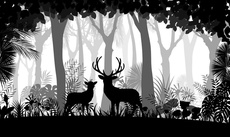
#> input picture Lab2/Sean/input.jpg, 230 x 137 px, shrunk from 897 x 534 before the run
$ python main_brute.py
#> lines starting #> are read from the running program, lines starting #| are printed output that depends on the picture; after the words box and inside, x2 and y2 are one past the last pixel; in counts of white or black regions, pixels touching at a corner belong together
import random
import cv2
import numpy as np
import matplotlib.pyplot as plt


# [55 lines left out: functions part1a, part1b, not called in this run]

def part2():
    img = cv2.imread('input.jpg', cv2.IMREAD_GRAYSCALE)
#> img is the input picture: shape (137, 230); min 0, max 255, mean 109.6
    h, w = img.shape[:2]
#> h = 137; w = 230

    # Calculate histogram
    hist = np.zeros(256)
    for i in range(h):
        for j in range(w):
            hist[img[i, j]] += 1
    # plt.plot(hist)
    # plt.show()

    # Find the threshold
    best_sigma = 0
    best_thr = 0
    for thr in range(1, 255):
        n1 = np.sum(hist[:thr]); n2 = np.sum(hist[thr:])
        mu1 = np.sum([i * hist[i] for i in range(thr)]) / n1
        mu2 = np.sum([i * hist[i] for i in range(thr, 256)]) / n2

        sigma_between = n1 * n2 * (mu1 - mu2) ** 2
        if sigma_between > best_sigma:
            best_sigma = sigma_between
            best_thr = thr
#> after the loop, best_sigma = 8.12e+12; best_thr = 119

    print('Best threshold:', best_thr)
#| Best threshold: 119
    # Binarize the image
    for i in range(h):
        for j in range(w):
            img[i, j] = 255 if img[i, j] >= best_thr else 0
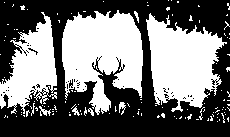
#> img: shape (137, 230); 45.1% white; 124 white regions (115 under 20 px), largest, box (x1, y1, x2, y2) and area: (62, 10, 143, 115) 5639, (146, 13, 227, 112) 4831, (0, 12, 57, 114) 3121

    img = img.astype(np.uint8)
    cv2.imwrite('part2.jpg', img)
    return img

def part3():
    img = part2()
    h, w = img.shape[:2]
#> h = 137; w = 230
    labeled_img = np.zeros((h, w), dtype=np.int32)
    label_cnt = 1
    equivalence = []
    label_DSU = []

    # [20 lines of commented-out code are left out]


    for i in range(h):
        for j in range(w):
            if img[i, j] == 255:
                # Edge case
                if i == 0 and j == 0:
                    labeled_img[i, j] = label_cnt
                    label_cnt += 1
                elif i == 0:
                    if labeled_img[i, j-1] == 0:
                        labeled_img[i, j] = label_cnt
                        label_cnt += 1
                    else:
                        labeled_img[i, j] = labeled_img[i, j-1]
                elif j == 0:
                    if labeled_img[i-1, j] == 0:
                        labeled_img[i, j] = label_cnt
                        label_cnt += 1
                    else:
                        labeled_img[i, j] = labeled_img[i-1, j]

                else:
                    if labeled_img[i-1, j] == 0 and labeled_img[i, j-1] == 0:
                        # label_DSU.append(label_cnt)
                        labeled_img[i, j] = label_cnt
                        label_cnt += 1
                    elif labeled_img[i-1, j] == 0:
                        labeled_img[i, j] = labeled_img[i, j-1]
                    elif labeled_img[i, j-1] == 0:
                        labeled_img[i, j] = labeled_img[i-1, j]
                    # Label of left and top are not the same
                    elif labeled_img[i-1, j] != labeled_img[i, j-1]:
                        # union(labeled_img[i-1, j], labeled_img[i, j-1])
                        m = min(labeled_img[i-1, j], labeled_img[i, j-1])
                        M = max(labeled_img[i-1, j], labeled_img[i, j-1])
                        equivalence.append([m, M])
                        labeled_img[i, j] = m
                    else:
                        labeled_img[i, j] = labeled_img[i-1, j]
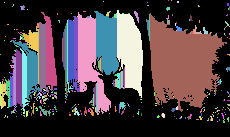
#> labeled_img: shape (137, 230) int32; 430 distinct labels, from 0 to 429; one colour per label, 0 black
#> after the loop, label_cnt = 430

    # Find the transitive closure of all equivalence relations
    print(len(equivalence))
#| 1560
    equivalent_label = [i for i in range(label_cnt)]
#> equivalent_label = 430 values from 0 to 429
    new_equivalent_label = equivalent_label.copy()
#> new_equivalent_label = 430 values from 0 to 429
    while 1:
        for eq in equivalence:
            for i in range(len(new_equivalent_label)):
                if new_equivalent_label[i] == eq[1]:
                    # print(i, eq)
                    new_equivalent_label[i] = eq[0]

        print(sum(equivalent_label) - sum(new_equivalent_label))
        if equivalent_label == new_equivalent_label:
            print('Transitive closure done')
            break
        else:
            equivalent_label = new_equivalent_label.copy()


    # Pass 2: Perform label translation
    for i in range(h):
        for j in range(w):
            labeled_img[i, j] = equivalent_label[labeled_img[i, j]]
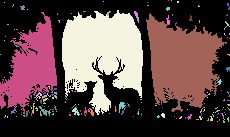
#> labeled_img: shape (137, 230) int32; 227 distinct labels, from 0 to 429; one colour per label, 0 black

    # Color
    label_color = [[random.randint(0, 255), random.randint(0, 255), random.randint(0, 255)] for _ in range(label_cnt)]
    color_img = np.zeros((h, w, 3))
    for i in range(h):
        for j in range(w):
            color_img[i, j] = label_color[labeled_img[i, j]] if labeled_img[i, j] != 0 else [0, 0, 0]
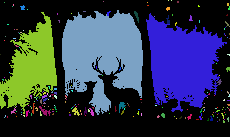
#> color_img: shape (137, 230, 3) float64; mean of channels 0, 1, 2 75.3, 55.5, 46.3; drawn as B, G, R

    cv2.imwrite('part3_1.jpg', color_img.astype(np.uint8))

if __name__ == '__main__':
    # part1a()
    # part1b()
    # part2()
    part3()
